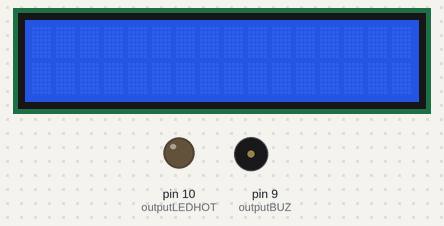
The sketch below on a simulated Arduino Uno, built with avr-gcc and run on an emulated ATmega328P. Parts: 16×2 character LCD, output pins drawn as LEDs (lit = HIGH), buzzer (waves = sounding). WiFi joins after 1.5 s; servers stay silent unless stated; uploads are accepted with an empty reply; pins used as bus, display or sensor lines are not drawn; what the sketch prints to the serial monitor is not drawn.

Above: at 0.1 s.
At 2.1 s:
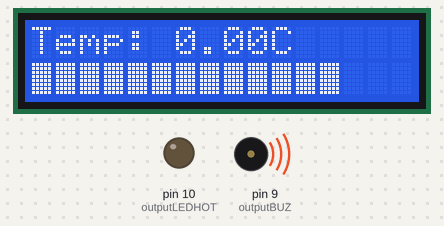
At 8.1 s:
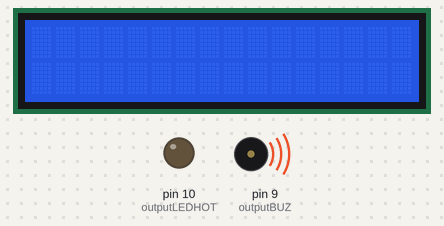
Timing chart, 0 to 9.6 s (numbered marks = the images above):
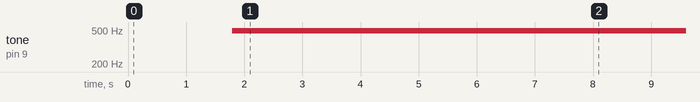

Measured:
- by itself, tone on pin 9 (outputBUZ): silent → 490 Hz at 1.8 s
- what the display in image 1 shows lasts 6.0 s, from 2.0 s to 8.0 s

The sketch:

Middleware.ino
```cpp
#include <LiquidCrystal.h>
#include <Ethernet.h>
#include <SPI.h>


#define outputBUZ 9
#define outputLEDHOT 10 // LED output pin
#define outputLEDCOLD 1 // LED output pin

const int rs = 7, en = 6, d4 = 5, d5 = 4, d6 = 3, d7 = 2;
LiquidCrystal lcd(rs, en, d4, d5, d6, d7);
String temperature="30000";
String clouds="";
EthernetClient client;
byte mac[] = { 0xDE, 0xAD, 0xBE, 0xEF, 0xFE, 0xED };
byte ip[] = { 192, 168, 0, 26 };
byte server[] = { 192, 168, 0, 16 };
String response;

void setup() {

  Ethernet.begin(mac, ip);
  lcd.begin(16, 2);
  pinMode(outputBUZ, OUTPUT);
  pinMode(outputLEDHOT, OUTPUT);
  pinMode(outputLEDCOLD, OUTPUT);
  Serial.begin(9600);
}

void loop() {
  callService();
  Serial.println(temperature);
  Serial.println(clouds);

  lcd.print("Temp: " + String(convertKelvin(temperature)) +"C");
  if(convertKelvin(temperature)>14){
    beep(6000, outputBUZ);
    digitalWrite(outputLEDHOT, HIGH);
    }
   if(convertKelvin(temperature)<18.0){
    beep(6000, outputBUZ);
    digitalWrite(outputLEDCOLD, HIGH);
    }
  lcd.setCursor(0, 1);
  lcd.print(clouds);
  delay(6000);
  lcd.clear();
}

void callService(){
  if (client.connect(server, 80)) {
    Serial.println("connected");
    client.println("GET /SERVIS/WebService1.asmx/returnWether? HTTP/1.1");
    client.println("Host: localhost");
    client.println();
  }

delay(1000);
   if (client.available()) {
    for(int i=0;i<467;i++){
      char c = client.read();
      response.concat(c);
      Serial.print(c);
      }
      temperature=response.substring(425,432);
      clouds = response.substring(454,467);
      response="";
      client.stop();
   }

    if (!client.connected()) {
    Serial.println();
    Serial.println("disconnecting.");
    client.stop();
    }
}

 float convertKelvin(String nesto){
  double rez;
  if(nesto.toDouble()>10000){
    rez = ((nesto.toFloat()+272.15f)/100)-272.15f;
    }else{
    rez = nesto.toDouble();
    }
    return rez;
  }

void beep(byte delayms, int pin){
 analogWrite(pin, 120);
 delay(delayms);
 analogWrite(pin, 0);
 delay(delayms);
}
```
